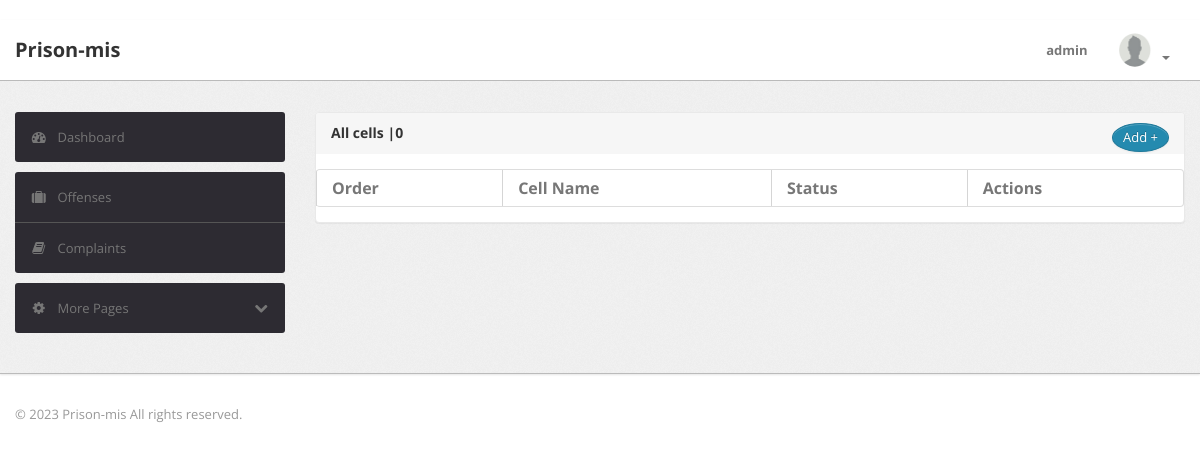
The page /prisoners/cells/ (signed in) on the database as committed earlier.
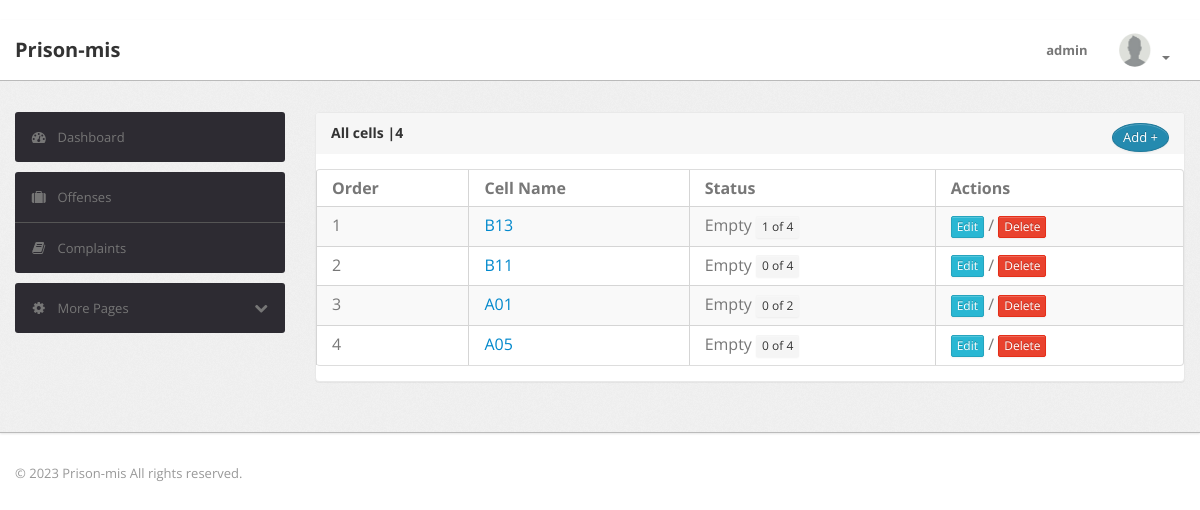
The same page on the database as committed later.
### accounts_app/models.py (models this page shows)
class User(AbstractUser):
    category = models.ForeignKey(Category, on_delete=models.SET_NULL, null=True)
    photo = models.ImageField(upload_to='photos/', default='avatar.png')

### prisoners_app/models.py (models this page shows)
class Cell(models.Model):
    name = models.CharField(max_length=10)
    max_inmates = models.IntegerField(default=4)
    status = models.CharField(max_length=10,choices=CELL_STATUS_CHOICES,default="Empty",blank=True)
    def __str__(self):
        return self.name

### prisoners_app/views.py (the view, shortened to what this page needs)
# urls.py: path('cells/',cells_view,name='cells'),
@login_required
def cells_view(request):
    cells = Cell.objects.all()
    context = {'cells':cells}
    return render(request,'cells.html',context)

### prisoners_app/templates/cells.html (shortened to what this page needs)
{% extends 'base1.html' %}
{% load crispy_forms_tags %}
{% load static %}
{% block content %}
<div class="module">
    <div class="module-head">
        <h3>
            <span>All cells |{{cells.count}}</span>
            <a href="{% url 'cell_add' %}" class="btn btn-primary pull-right" style="border-radius:50%">Add +</a>
        </h3>
    </div>
    <div class="module-body table">
        <table cellpadding="0" cellspacing="0" border="0" class="datatable-1 table table-bordered table-striped	 display" width="100%">
            <thead>
                <tr>
                    <th>Order</th>
                    <th>Cell Name</th>
                    <th>Status</th>
                    <th>Actions</th>
                </tr>
            </thead>
            <tbody>
                {% for cell in cells %}
                <tr>
                    <td>{{forloop.counter}}</td>
                    <td><a href="{% url 'cell_details' cell.id %}">{{cell}}</a></td>
                    <td>
                        {{cell.status}}
                        <button class="btn btn-xs btn-secondary">
                        {{cell.prisoner_set.count}} of {{cell.max_inmates}}
                        </button>
                    </td>
                    <td class="center">
                        <a class="btn btn-xs btn-info" href="{% url 'cell_update' cell.id %}">Edit</a> /
                        <a class="btn btn-xs btn-danger modal_delete" data-toggle="modal" data-target="#deletemodal" data-url="{% url 'cell_delete' cell.id %}" >Delete</a>
                    </td>
                </tr>
                {% endfor %}
            </tbody>
        </table>
    </div>
</div>
{% endblock %}

### templates/base1.html (shortened to what this page needs)
{% load crispy_forms_tags %}
{% load static %}
<!DOCTYPE html>
<html lang="en">
    <head>
        <link type="text/css" href="{% static 'bootstrap/css/bootstrap.min.css' %}" rel="stylesheet">
        <link type="text/css" href="{% static 'bootstrap/css/bootstrap-responsive.min.css' %}" rel="stylesheet">
        <link type="text/css" href="{% static 'css/theme.css' %}" rel="stylesheet">
        <link type="text/css" href="{% static 'css/columns.css' %}" rel="stylesheet">
        <link type="text/css" href="{% static 'css/forms.css' %}" rel="stylesheet">
        <link type="text/css" href="{% static 'images/icons/css/font-awesome.css' %}" rel="stylesheet">
    </head>
    <body>
        <div class="navbar navbar-fixed-top">
            <div class="navbar-inner">
                <div class="container">
                        <a class="brand" href="{% url 'home' %}">Prison-mis</a>
                    {% block nav-content %}
                    <div class="nav-collapse collapse navbar-inverse-collapse">
                        <ul class="nav pull-right">
                            <li><a href="{% url 'user_update' request.user.id %}">{{request.user}} </a></li>
                            <li class="nav-user dropdown"><a href="#" class="dropdown-toggle" data-toggle="dropdown">
                                <img src="{{ user.photo.url }}" class="nav-avatar" />
                                <b class="caret"></b></a>
                            </li>
                        </ul>
                    </div>
                    {% endblock %}
                </div>
            </div>
        </div>
        <div class="wrapper">
            <div class="container">
                <div class="row">
                    <div class="span3"></div>
                    <div class="span9">
                    </div>
                </div>
                <div class="row">
                    <div class="span3">
                        <div class="sidebar">
                            <ul class="widget widget-menu unstyled">
                                <li class="active"><a href="{% url 'dashboard' %}"><i class="menu-icon icon-dashboard"></i>Dashboard</a></li>
                            </ul>
                            <ul class="widget widget-menu unstyled">
                                {% if user.category.name != 'Criminal_Justice_Officer' %}
                                <li><a href="{% url 'crimes' %}"><i class="menu-icon icon-suitcase"></i>Offenses </a></li>
                                {% endif %}
                                <li><a href="{% url 'complaints' %}"><i class="menu-icon icon-book"></i>Complaints </a></li>
                            </ul>
                            <ul class="widget widget-menu unstyled">
                                <li><a class="collapsed" data-toggle="collapse" href="#togglePages"><i class="menu-icon icon-cog">
                                </i><i class="icon-chevron-down pull-right"></i>More Pages </a>
                                </li>
                            </ul>
                        </div>
                    </div>
                    <div class="span9">
                        <div class="content">
                            {% block content %}{% endblock %}
                        </div>
                    </div>
                </div>
            </div>
        </div>
        <div class="footer">
            <div class="container">
                <span class="copyright">&copy; 2023 Prison-mis </spam>All rights reserved.
            </div>
        </div>
    </body>
</html>

### templates/modal_logout.html (shortened to what this page needs)
{% load crispy_forms_tags %}

### static/css/forms.css (style rules this page uses)
.caret { display: inline-block; width: 0; height: 0; margin-left: 2px; vertical-align: middle; border-top: 4px dashed; border-top: 4px solid \9; border-right: 4px solid transparent; border-left: 4px solid transparent; }
.dropup, .dropdown { position: relative; }

Rows that differ between the two databases and show on the page:
added Cell: name "B13", status "Empty", prisoner_set.count "1", max_inmates "4"
added Cell: name "B11", status "Empty", prisoner_set.count "0", max_inmates "4"
added Cell: name "A01", status "Empty", prisoner_set.count "0", max_inmates "2"
added Cell: name "A05", status "Empty", prisoner_set.count "0", max_inmates "4"
Other text that changed with them:
{{ cells.count }}: "0" → "4"
